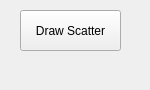
<?xml version="1.0" encoding="UTF-8"?>
<ui version="4.0">
 <class>MainWindow</class>
 <widget class="QMainWindow" name="MainWindow">
  <property name="geometry">
   <rect>
    <x>0</x>
    <y>0</y>
    <width>150</width>
    <height>90</height>
   </rect>
  </property>
  <property name="windowTitle">
   <string>MainWindow</string>
  </property>
  <widget class="QWidget" name="centralwidget">
   <widget class="QPushButton" name="btnScatter">
    <property name="geometry">
     <rect>
      <x>20</x>
      <y>10</y>
      <width>101</width>
      <height>41</height>
     </rect>
    </property>
    <property name="text">
     <string>Draw Scatter</string>
    </property>
   </widget>
  </widget>
  <widget class="QMenuBar" name="menubar">
   <property name="geometry">
    <rect>
     <x>0</x>
     <y>0</y>
     <width>150</width>
     <height>20</height>
    </rect>
   </property>
  </widget>
 </widget>
 <resources/>
 <connections/>
</ui>
